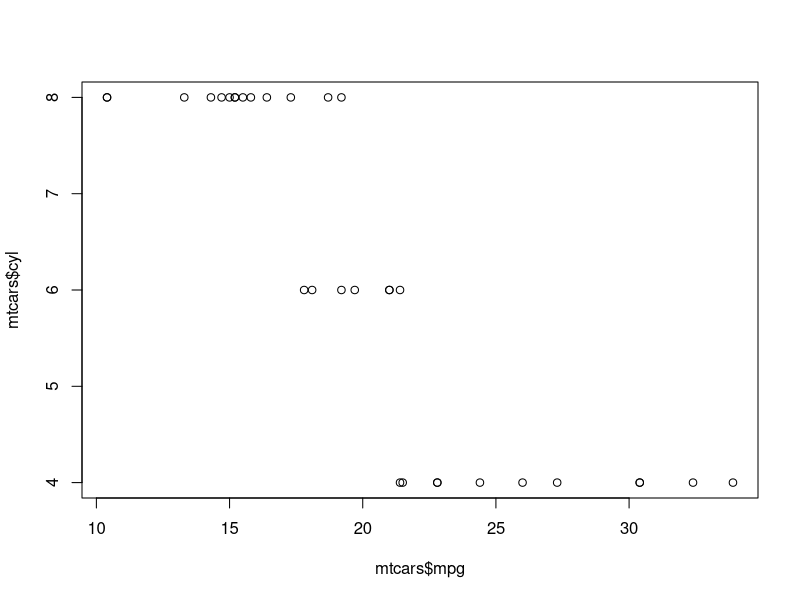

Here is the R script that generated this plot:
## ---- chunk 1
knitr::opts_chunk$set(echo = FALSE)
## ---- chunk 2
plot(mtcars$mpg, mtcars$cyl)
